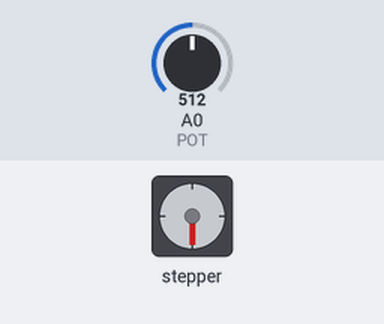
The sketch below on a simulated Arduino Uno, built with avr-gcc and run on an emulated ATmega328P. On the bench: stepper motor. Inputs (shaded band) come from the test bench; at power-on: A0 (POT) = 512. Stepper angles assume 2048 steps per turn.

Above: at 3.8 s.
3.9 s: A0 (POT) set to 716
At 5.7 s:
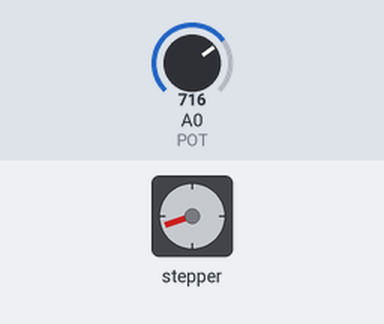
6.6 s: A0 (POT) set to 1023
At 9.3 s:
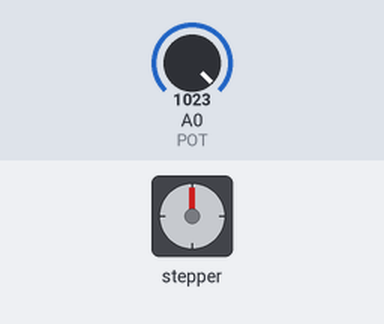
9.6 s: A0 (POT) set to 1011
At 10.8 s:
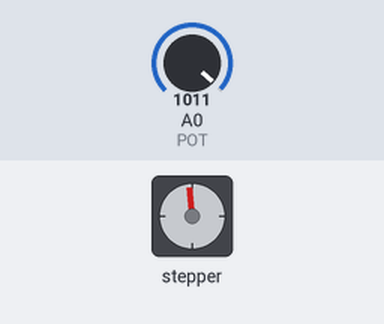
Timing chart, 0 to 12.6 s (numbered marks = the images above; inputs shaded):
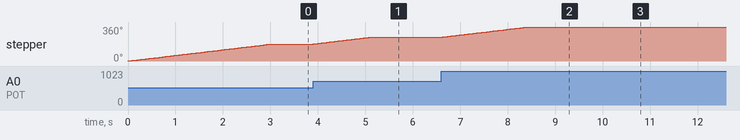

Measured:
- after the input at 3.9 s, stepper: turns 71° clockwise in 1.2 s, starting at once
- after the input at 6.6 s, stepper: turns 109° clockwise in 1.8 s, starting at once
- by itself, stepper: turns 180° clockwise in 3.0 s

The sketch:

arduino_moteur_pas_a_pas.ino
```cpp
#include <Stepper.h>

const int PAS_PAR_TOUR = 2048;
const byte POT = A0;

Stepper moteur(PAS_PAR_TOUR, 8, 10, 9, 11);
int position = 0;

void setup() {
  moteur.setSpeed(10);
}

void loop() {
  int lecture = analogRead(POT);
  int cible = map(lecture, 0, 1023, 0, PAS_PAR_TOUR);
  if (abs(cible - position) > 8) {
    moteur.step(cible - position);
    position = cible;
  }
}
```
